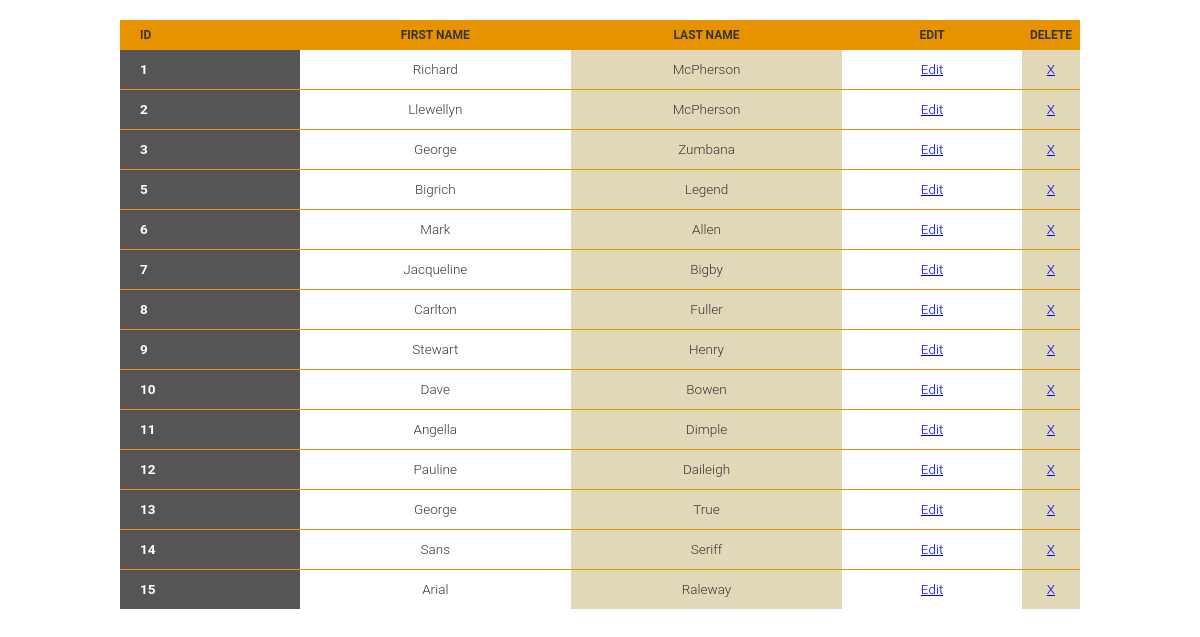
The page / on the database its author committed.
### tables this page shows
CREATE TABLE `players` (
  `id`        INT(11)     NOT NULL,
  `firstname` VARCHAR(32) NOT NULL,
  `lastname`  VARCHAR(32) NOT NULL
);

### MySqlDb.php (called while the page is built, shortened)
<?php
class MySqlDb {
    protected $_mysqli;
    protected $_query;
    public function __construct( $host, $username, $password, $db ) {
        $this->_mysqli = new mysqli( $host, $username, $password, $db ) or die( 'Error connecting to database' );
    }
    public function query( $query ) {
        $this->_query = filter_var( $query, FILTER_SANITIZE_STRING );
        $stmt         = $this->_prepareQuery();
        $stmt->execute();
        $results = $this->_dynamicBindResults( $stmt );
        return $results;
    }
    protected function _dynamicBindResults( $stmt ) {
        $parameters = array();
        $results    = array();
        $meta       = $stmt->result_metadata();
        while ( $field = $meta->fetch_field() ) {
            $parameters[] = &$row[ $field->name ];
        }
        call_user_func_array( array( $stmt, 'bind_result' ), $parameters );
        while ( $stmt->fetch() ) {
            $x = array();
            foreach ( $row as $key => $val ) {
                $x[ $key ] = $val;
            }
            $results[] = $x;
        }
        return $results;
    }
    protected function _prepareQuery() {
        if ( ! $stmt = $this->_mysqli->prepare( $this->_query ) ) {
            trigger_error( 'Problem preparing query', E_USER_ERROR );
        }
            return $stmt;
    }
}

### index.php (the view, shortened to what this page needs)
<?php
require_once( 'MySqlDb.php' );
$Db      = new MySqlDb( 'localhost', 'root', 'root', 'records' );
$results = $Db->query( 'SELECT * FROM players' );
?>
<!DOCTYPE html>
<html lang="en">
<head>
	<link rel="stylesheet" type="text/css" href="style.css">
</head>
<body>
<table id="players">
	<thead>
	<th>ID</th>
	<th>First Name</th>
	<th>Last Name</th>
	<th>Edit</th>
	<th>Delete</th>
	</thead>
	<?php
	foreach ( $results as $result ) {
		echo "<tr>";
		echo "<td>" . $result['id'] . "</td>";
		echo "<td>" . $result['firstname'] . "</td>";
		echo "<td>" . $result['lastname'] . "</td>";
		echo "<td><a href='" . $result['id'] . "'>Edit</a></td>";
		echo "<td><a href='" . $result['id'] . "'>X</a></td>";
		echo "</tr>";
	}
	?>
</table>
</body>
</html>

### style.css (style rules this page uses)
body { background: #FFF; font-family: 'Raleway', sans-serif; }
body { background-color: #fff; margin: 0 auto; padding: 0; font-family: 'Roboto', sans-serif; color: #444; font-size: 15px; line-height: 18px; font-weight: 300; width: 960px; }
table#players { margin: 20px 0 0 0; border-collapse: collapse; border-spacing: 0; background: #FFFFFF; color: #383535; }
table#players th, table#players td { text-align: center; }
table#players th { font-size: 0.8em; line-height: 12px; background-color: #E79300; text-transform: uppercase; padding: 8px; vertical-align: bottom; }
table#players th:nth-child(1) { width: 20%; text-align: left; padding-left: 20px; }
table#players th:nth-child(2) { width: 30%; }
table#players th:nth-child(3) { width: 30%; }
table#players th:nth-child(4) { width: 20%; }
table#players td { font-size: 0.9em; line-height: 15px; padding: 12px; }
table#players tr { border-top: 1px solid #E79300; }
table#players tr td:nth-child(1) { background: #555; color: #fff; text-align: left; padding-left: 20px; font-weight: 700; }
table#players tr td:nth-child(2n+3) { background: #e1d8b9; }

### rows shown on the page
players: id "1", firstname "Richard", lastname "McPherson"
players: id "2", firstname "Llewellyn", lastname "McPherson"
players: id "3", firstname "George", lastname "Zumbana"
players: id "5", firstname "Bigrich", lastname "Legend"
players: id "6", firstname "Mark", lastname "Allen"
players: id "7", firstname "Jacqueline", lastname "Bigby"
players: id "8", firstname "Carlton", lastname "Fuller"
players: id "9", firstname "Stewart", lastname "Henry"
players: id "10", firstname "Dave", lastname "Bowen"
players: id "11", firstname "Angella", lastname "Dimple"
players: id "12", firstname "Pauline", lastname "Daileigh"
players: id "13", firstname "George", lastname "True"
players: id "14", firstname "Sans", lastname "Seriff"
players: id "15", firstname "Arial", lastname "Raleway"
